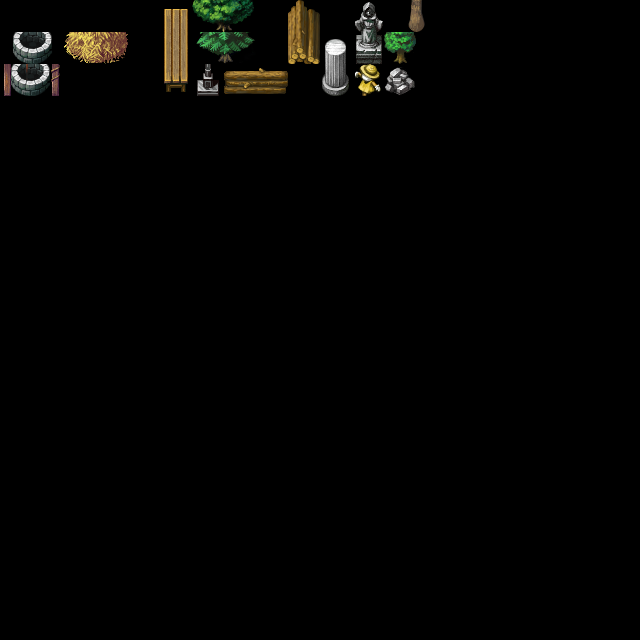

This is a level from a 2D game, rendered from its Tiled map with the project's own tilesets. A one-line summary and the complete map file follow:
An orthogonal 20x20 tile map with 32x32 px tiles, 1 tile layer (Tile Layer 1).

<map version="1.4" tiledversion="2021.01.13" orientation="orthogonal" renderorder="right-down" width="20" height="20" tilewidth="32" tileheight="32" infinite="0" nextlayerid="2" nextobjectid="1">
 <tileset firstgid="1" source="tiles.tsx" />
 <layer id="1" name="Tile Layer 1" width="20" height="20">
  <data encoding="csv">
0,0,0,0,0,1633,1383,1384,0,1635,0,1609,1700,1701,0,0,0,0,0,0,
1601,1602,1612,1613,0,1665,1537,1538,0,1667,1610,1641,1446,0,0,0,0,0,0,0,
1603,1604,0,0,0,1697,1605,1698,1699,0,1642,1089,1833,0,0,0,0,0,0,0,
0,0,0,0,0,0,0,0,0,0,0,0,0,0,0,0,0,0,0,0,
0,0,0,0,0,0,0,0,0,0,0,0,0,0,0,0,0,0,0,0,
0,0,0,0,0,0,0,0,0,0,0,0,0,0,0,0,0,0,0,0,
0,0,0,0,0,0,0,0,0,0,0,0,0,0,0,0,0,0,0,0,
0,0,0,0,0,0,0,0,0,0,0,0,0,0,0,0,0,0,0,0,
0,0,0,0,0,0,0,0,0,0,0,0,0,0,0,0,0,0,0,0,
0,0,0,0,0,0,0,0,0,0,0,0,0,0,0,0,0,0,0,0,
0,0,0,0,0,0,0,0,0,0,0,0,0,0,0,0,0,0,0,0,
0,0,0,0,0,0,0,0,0,0,0,0,0,0,0,0,0,0,0,0,
0,0,0,0,0,0,0,0,0,0,0,0,0,0,0,0,0,0,0,0,
0,0,0,0,0,0,0,0,0,0,0,0,0,0,0,0,0,0,0,0,
0,0,0,0,0,0,0,0,0,0,0,0,0,0,0,0,0,0,0,0,
0,0,0,0,0,0,0,0,0,0,0,0,0,0,0,0,0,0,0,0,
0,0,0,0,0,0,0,0,0,0,0,0,0,0,0,0,0,0,0,0,
0,0,0,0,0,0,0,0,0,0,0,0,0,0,0,0,0,0,0,0,
0,0,0,0,0,0,0,0,0,0,0,0,0,0,0,0,0,0,0,0,
0,0,0,0,0,0,0,0,0,0,0,0,0,0,0,0,0,0,0,0
</data>
 </layer>
</map>
